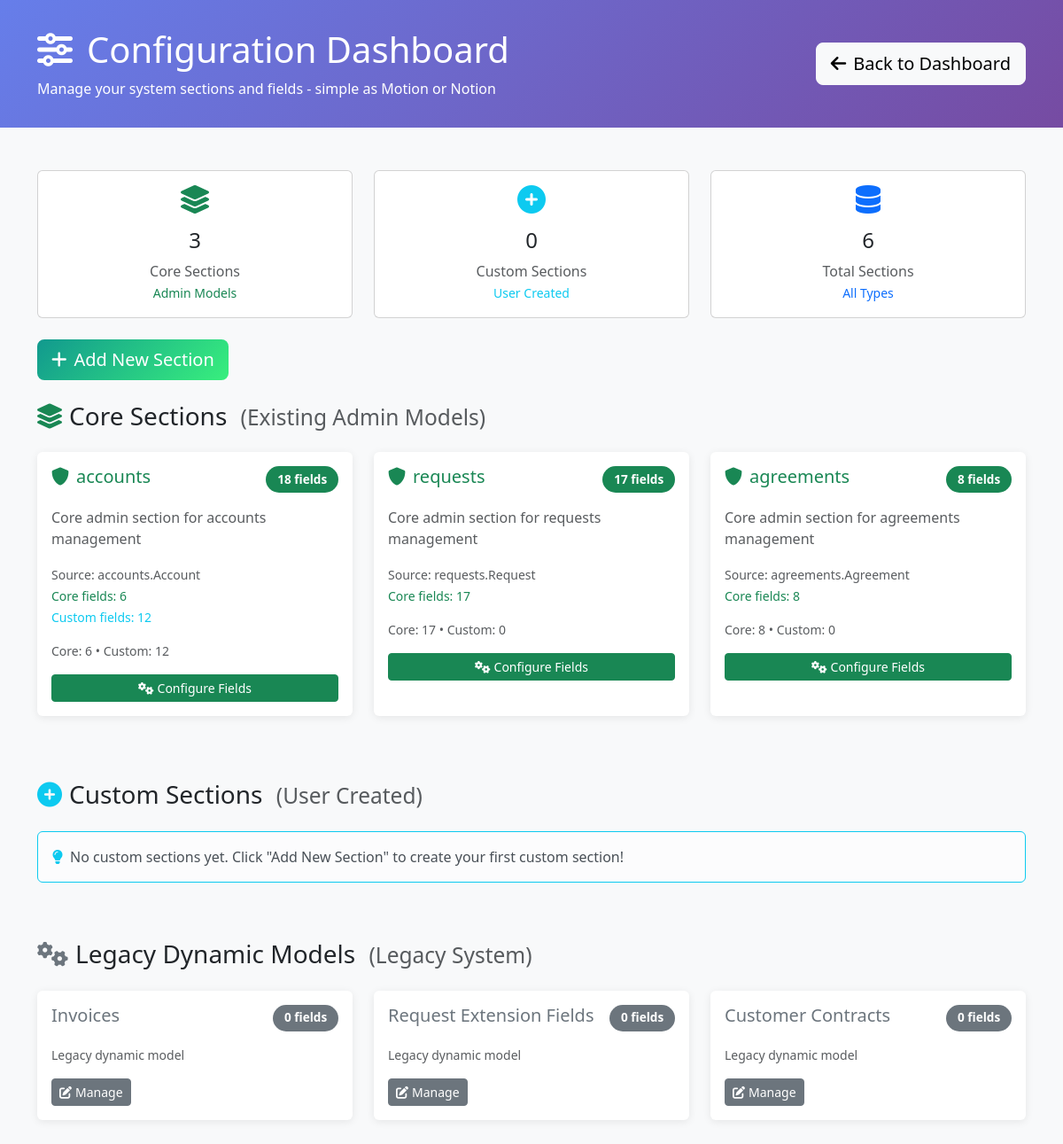
The app's page /configuration/ (signed in) with its own data.
### requests/models.py (models this page shows, shortened)
class DynamicSection(models.Model):
    name = models.CharField(max_length=255, unique=True, help_text="Internal section name")
    display_name = models.CharField(max_length=255, help_text="Display name shown to users")
    description = models.TextField(blank=True, help_text="Description of this section's purpose")
    order = models.IntegerField(default=100, help_text="Display order")
    is_core_section = models.BooleanField(default=False, help_text="True if this represents an existing admin model")
    source_model = models.CharField(max_length=255, blank=True, help_text="Full model name (e.g. 'accounts.Account') for core sections")
    created_at = models.DateTimeField(auto_now_add=True)
    updated_at = models.DateTimeField(auto_now=True)
    class Meta:
        verbose_name = "Dynamic Section"
        verbose_name_plural = "Dynamic Sections"
        ordering = ['is_core_section', 'order', 'name']

class DynamicModel(models.Model):
    name = models.CharField(max_length=100, unique=True, help_text="Model name (e.g., 'Invoice')")
    app_label = models.CharField(max_length=100, default='requests', help_text="Django app where model belongs")
    table_name = models.CharField(max_length=100, unique=True, help_text="Database table name")
    display_name = models.CharField(max_length=100, help_text="Human-readable name for admin")
    description = models.TextField(blank=True, help_text="Description of this model's purpose")
    ordering_fields = models.JSONField(default=list, help_text="Fields to use for default ordering")
    is_active = models.BooleanField(default=True, help_text="Whether this model is active in the system")
    created_at = models.DateTimeField(auto_now_add=True)
    updated_at = models.DateTimeField(auto_now=True)
    class Meta:
        verbose_name = "Dynamic Model"
        verbose_name_plural = "Dynamic Models"
        ordering = ['name']

### requests/configuration_views.py (the view, shortened to what this page needs)
# urls.py: path('', configuration_views.configuration_dashboard, name='dashboard'),
@staff_member_required
def configuration_dashboard(request):
    from requests.services.admin_model_detector import AdminModelDetector
    from requests.models import DynamicSection
    detector = AdminModelDetector()
    detector.sync_core_sections()
    core_sections = []
    for section in DynamicSection.objects.filter(is_core_section=True).order_by('order', 'name'):
        core_fields = section.fields.filter(is_core_field=True)
        custom_fields = section.fields.filter(is_core_field=False)
        core_sections.append({
            'id': section.id,
            'name': section.name,
            'display_name': section.display_name,
            'description': section.description,
            'source_model': section.source_model,
            'core_field_count': core_fields.count(),
            'custom_field_count': custom_fields.count(),
            'total_fields': section.fields.count(),
            'is_core': True,
            'admin_url': f'/admin/{section.source_model.lower().replace(".", "/")}/' if section.source_model else None
        })
    custom_sections = []
    dynamic_models = []
    for dm in DynamicModel.objects.filter(is_active=True):
        field_count = dm.fields.filter(is_active=True).count()
        dynamic_models.append({
            'id': dm.id,
            'name': f"{dm.app_label}.{dm.name}",
            'display_name': dm.display_name,
            'field_count': field_count,
            'is_core': False,
            'model': dm
        })
    context = {
        'core_sections': core_sections,
        'custom_sections': custom_sections,
        'dynamic_models': dynamic_models,  # Legacy support
        'total_core_sections': len(core_sections),
        'total_custom_sections': len(custom_sections),
        'total_sections': len(core_sections) + len(custom_sections) + len(dynamic_models)
    }
    return render(request, 'configuration/dashboard.html', context)

### requests/services/admin_model_detector.py (called while the page is built)
    def _is_core_model(self, full_name: str) -> bool:
        return full_name in self.core_models

    def _map_django_field_to_config_type(self, field) -> str:
        field_type_map = {
            'CharField': 'CharField',
            'TextField': 'TextField',
            'IntegerField': 'IntegerField',
            'FloatField': 'FloatField',
            'DecimalField': 'DecimalField',
            'BooleanField': 'BooleanField',
            'DateField': 'DateField',
            'DateTimeField': 'DateTimeField',
            'EmailField': 'EmailField',
            'URLField': 'URLField',
            'FileField': 'FileField',
            'ImageField': 'ImageField',
            'ForeignKey': 'ForeignKey',
            'PositiveIntegerField': 'IntegerField',
        }
        field_type = type(field).__name__
        return field_type_map.get(field_type, 'CharField')  # Default to CharField

    def _extract_choices(self, field) -> str:
        if hasattr(field, 'choices') and field.choices:
            choices_dict = {str(choice[0]): choice[1] for choice in field.choices}
            return json.dumps(choices_dict)
        return '{}'

    def _extract_admin_config(self, admin_class) -> Dict[str, Any]:
        return {
            'list_display': getattr(admin_class, 'list_display', []),
            'list_filter': getattr(admin_class, 'list_filter', []),
            'search_fields': getattr(admin_class, 'search_fields', []),
            'readonly_fields': getattr(admin_class, 'readonly_fields', []),
            'fieldsets': getattr(admin_class, 'fieldsets', None),
            'has_config_methods': self._check_config_methods(admin_class)
        }

    def _check_config_methods(self, admin_class) -> bool:
        config_methods = [
            'get_config_form_type',
            'get_original_fieldsets',
            'get_conditional_fieldsets'
        ]
        return any(hasattr(admin_class, method) for method in config_methods)

### requests/templates/configuration/dashboard.html (shortened to what this page needs)
<!DOCTYPE html>
<html lang="en">
<head>
    <link href="https://cdn.jsdelivr.net/npm/bootstrap@5.3.0/dist/css/bootstrap.min.css" rel="stylesheet">
    <link href="https://cdnjs.cloudflare.com/ajax/libs/font-awesome/6.0.0/css/all.min.css" rel="stylesheet">
</head>
<body class="bg-light">
    <div class="config-header">
        <div class="container">
            <div class="row align-items-center">
                <div class="col-md-8">
                    <h1 class="mb-2">
                        <i class="fas fa-sliders-h me-3"></i>Configuration Dashboard
                    </h1>
                    <p class="mb-0 opacity-90">
                        Manage your system sections and fields - simple as Motion or Notion
                    </p>
                </div>
                <div class="col-md-4 text-end">
                    <a href="{% url 'dashboard' %}" class="btn btn-light btn-lg">
                        <i class="fas fa-arrow-left me-2"></i>Back to Dashboard
                    </a>
                </div>
            </div>
        </div>
    </div>
    <div class="container my-5">
        <div class="row mb-4">
            <div class="col-md-4">
                <div class="card text-center">
                    <div class="card-body">
                        <i class="fas fa-layer-group fa-2x text-success mb-3"></i>
                        <h4>{{ total_core_sections|default:0 }}</h4>
                        <p class="text-muted mb-0">Core Sections</p>
                        <small class="text-success">Admin Models</small>
                    </div>
                </div>
            </div>
            <div class="col-md-4">
                <div class="card text-center">
                    <div class="card-body">
                        <i class="fas fa-plus-circle fa-2x text-info mb-3"></i>
                        <h4>{{ total_custom_sections|default:0 }}</h4>
                        <p class="text-muted mb-0">Custom Sections</p>
                        <small class="text-info">User Created</small>
                    </div>
                </div>
            </div>
            <div class="col-md-4">
                <div class="card text-center">
                    <div class="card-body">
                        <i class="fas fa-database fa-2x text-primary mb-3"></i>
                        <h4>{{ total_sections|default:0 }}</h4>
                        <p class="text-muted mb-0">Total Sections</p>
                        <small class="text-primary">All Types</small>
                    </div>
                </div>
            </div>
        </div>
        <div class="row mb-4">
            <div class="col-12">
                <div class="d-flex action-buttons">
                    <button class="btn btn-create btn-lg" onclick="createNewSection()">
                        <i class="fas fa-plus me-2"></i>Add New Section
                    </button>
                </div>
            </div>
        </div>
        <div class="row">
            <div class="col-12">
                <h3 class="mb-4">
                    <i class="fas fa-layer-group me-2 text-success"></i>Core Sections
                    <small class="text-muted ms-2">(Existing Admin Models)</small>
                </h3>
                <div class="row">
                    {% for section in core_sections %}
                    <div class="col-lg-6 col-xl-4 mb-4">
                        <div class="card section-card h-100 border-success">
                            <div class="card-body">
                                <div class="d-flex justify-content-between align-items-start mb-3">
                                    <h5 class="card-title mb-0 text-success">
                                        <i class="fas fa-shield-alt me-2"></i>{{ section.display_name }}
                                    </h5>
                                    <span class="field-count bg-success text-white">
                                        {{ section.total_fields }} fields
                                    </span>
                                </div>
                                <p class="card-text text-muted mb-3">{{ section.description }}</p>
                                <div class="mb-3">
                                    <small class="text-muted">Source: {{ section.source_model }}</small><br>
                                    <small class="text-success">Core fields: {{ section.core_field_count }}</small>
                                    {% if section.custom_field_count %}
                                    <br><small class="text-info">Custom fields: {{ section.custom_field_count }}</small>
                                    {% endif %}
                                </div>
                                <p class="text-muted small mb-3">
                                    Core: {{ section.core_field_count }} • Custom: {{ section.custom_field_count }}
                                </p>
                                <div class="d-flex gap-2">
                                    <a href="{% url 'configuration:section_fields' section.id %}"
                                       class="btn btn-success btn-sm flex-fill">
                                        <i class="fas fa-cogs me-1"></i>Configure Fields
                                    </a>
                                </div>
                            </div>
                        </div>
                    </div>
                    {% endfor %}
                </div>
            </div>
        </div>
        <div class="row mt-5">
            <div class="col-12">
                <h3 class="mb-4">
                    <i class="fas fa-plus-circle me-2 text-info"></i>Custom Sections
                    <small class="text-muted ms-2">(User Created)</small>
                </h3>
                <div class="row">
                    {% for section in custom_sections %}
                    <div class="col-lg-6 col-xl-4 mb-4">
                        <div class="card section-card h-100 border-info">
                            <div class="card-body">
                                <div class="d-flex justify-content-between align-items-start mb-3">
                                    <h5 class="card-title mb-0 text-info">
                                        <i class="fas fa-user-cog me-2"></i>{{ section.display_name }}
                                    </h5>
                                    <span class="field-count bg-info text-white">
                                        {{ section.total_fields }} fields
                                    </span>
                                </div>
                                <p class="card-text text-muted mb-3">{{ section.description|default:"Custom section created by user" }}</p>
                                <div class="d-flex gap-2">
                                    <a href="{% url 'configuration:section_fields' section.id %}"
                                       class="btn btn-info btn-sm">
                                        <i class="fas fa-edit me-1"></i>Edit Fields
                                    </a>
                                    <button class="btn btn-outline-danger btn-sm"
                                            onclick="deleteSection({{ section.id }}, '{{ section.display_name }}')">
                                        <i class="fas fa-trash me-1"></i>Delete
                                    </button>
                                </div>
                            </div>
                        </div>
                    </div>
                    {% empty %}
                    <div class="col-12">
                        <div class="alert alert-light border-info">
                            <i class="fas fa-lightbulb me-2 text-info"></i>No custom sections yet. Click "Add New Section" to create your first custom section!
                        </div>
                    </div>
                    {% endfor %}
                </div>
            </div>
        </div>
        {% if dynamic_models %}
        <div class="row mt-5">
            <div class="col-12">
                <h3 class="mb-4">
                    <i class="fas fa-cogs me-2 text-secondary"></i>Legacy Dynamic Models
                    <small class="text-muted ms-2">(Legacy System)</small>
                </h3>
                <div class="row">
                    {% for model in dynamic_models %}
                    <div class="col-lg-6 col-xl-4 mb-4">
                        <div class="card section-card h-100 border-secondary">
                            <div class="card-body">
                                <div class="d-flex justify-content-between align-items-start mb-3">
                                    <h5 class="card-title mb-0 text-secondary">{{ model.display_name }}</h5>
                                    <span class="field-count bg-secondary text-white">
                                        {{ model.field_count }} fields
                                    </span>
                                </div>
                                <p class="text-muted small mb-3">Legacy dynamic model</p>
                                <div class="d-flex gap-2">
                                    <a href="{% url 'configuration:section_fields' model.id %}?dynamic=true"
                                       class="btn btn-secondary btn-sm">
                                        <i class="fas fa-edit me-1"></i>Manage
                                    </a>
                                </div>
                            </div>
                        </div>
                    </div>
                    {% endfor %}
                </div>
            </div>
        </div>
        {% endif %}
    </div>
</body>
</html>

### requests/templates/configuration/dashboard.html (style rules this page uses)
.config-header { background: linear-gradient(135deg, #667eea 0%, #764ba2 100%); color: white; padding: 2rem 0; }
.section-card { transition: all 0.3s ease; border: none; box-shadow: 0 2px 10px rgba(0,0,0,0.08); }
.field-count { background: #f8f9fa; border-radius: 20px; padding: 0.3rem 0.8rem; font-size: 0.85rem; font-weight: 600; }
.action-buttons { gap: 0.5rem; }
.btn-create { background: linear-gradient(135deg, #11998e 0%, #38ef7d 100%); border: none; color: white; }

### records on screen
DynamicSection: display_name "accounts", description "Core admin section for accounts management", source_model "accounts.Account"
DynamicSection: display_name "requests", description "Core admin section for requests management", source_model "requests.Request"
DynamicSection: display_name "agreements", description "Core admin section for agreements management", source_model "agreements.Agreement"
DynamicModel: display_name "Invoices", field_count "0"
DynamicModel: display_name "Request Extension Fields", field_count "0"
DynamicModel: display_name "Customer Contracts", field_count "0"

### other values on screen
{{ total_core_sections|default:0 }} "3"
{{ total_custom_sections|default:0 }} "0"
{{ total_sections|default:0 }} "6"
{{ section.total_fields }} "18" "17" "8"
{{ section.core_field_count }} "6" "17" "8"
{{ section.custom_field_count }} "12"
{{ section.custom_field_count }} "12" "0" "0"
